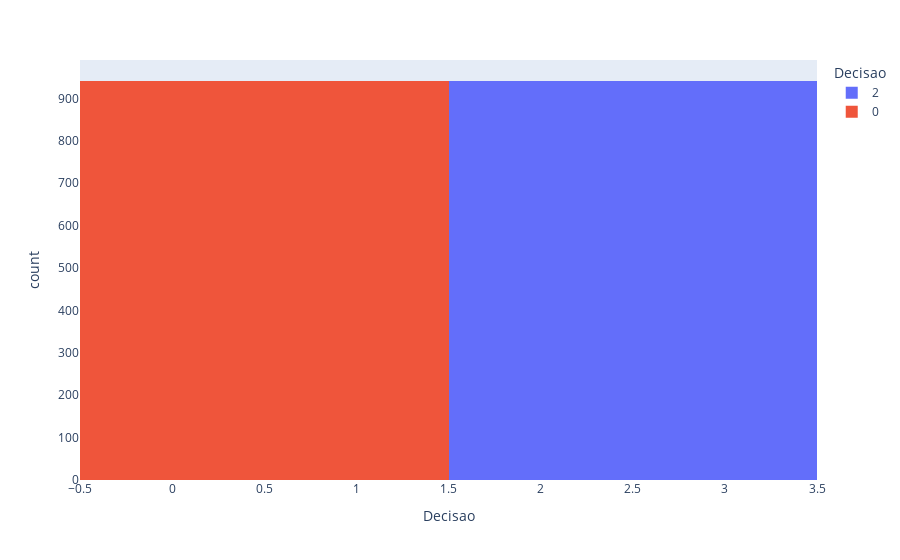

Notebook code for this chart:
### Code cell
import plotly.express as px
import matplotlib.pyplot as plt 
import seaborn as sns
base_dados.loc[base_dados["Decisao"]==1, "Decisao"] = 0
display(base_dados['Decisao'].value_counts(normalize=True).map("{:.1%}".format))
fig = px.histogram(base_dados, x="Decisao", color="Decisao")
fig.show()

### Figure 1 — Plotly figure (JSON) as saved in the notebook; plotly's stock layout.template omitted (floating-point values rounded to 4 significant figures; data arrays with more than 128 entries replaced by an {"elided": "..."} marker saying what was removed)
{"data": [{"alignmentgroup": "True", "bingroup": "x", "hovertemplate": "Decisao=%{x}<br>count=%{y}<extra></extra>", "legendgroup": "2", "marker": {"color": "#636efa", "pattern": {"shape": ""}}, "name": "2", "offsetgroup": "2", "orientation": "v", "showlegend": true, "type": "histogram", "x": {"elided": "941 int values"}, "xaxis": "x", "yaxis": "y"}, {"alignmentgroup": "True", "bingroup": "x", "hovertemplate": "Decisao=%{x}<br>count=%{y}<extra></extra>", "legendgroup": "0", "marker": {"color": "#EF553B", "pattern": {"shape": ""}}, "name": "0", "offsetgroup": "0", "orientation": "v", "showlegend": true, "type": "histogram", "x": {"elided": "941 int values"}, "xaxis": "x", "yaxis": "y"}], "layout": {"barmode": "relative", "legend": {"title": {"text": "Decisao"}, "tracegroupgap": 0}, "margin": {"t": 60}, "xaxis": {"anchor": "y", "categoryarray": [2, 0], "categoryorder": "array", "domain": [0, 1], "title": {"text": "Decisao"}}, "yaxis": {"anchor": "x", "domain": [0, 1], "title": {"text": "count"}}}}
